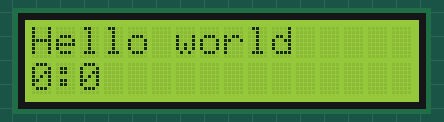
Simulated run of this sketch. Board: Arduino Uno, built with avr-gcc and run on an emulated ATmega328P. On the bench: 16×2 character LCD.

Above: at 0.1 s.
At 4.1 s:
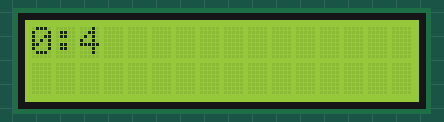
At 9.1 s:
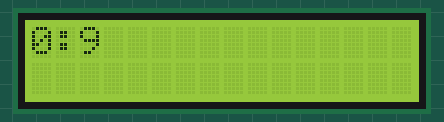
At 19.2 s:
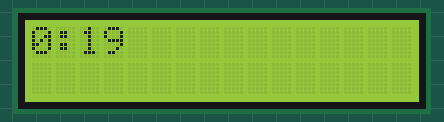
At 28.2 s:
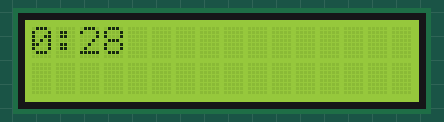
At 38.2 s:
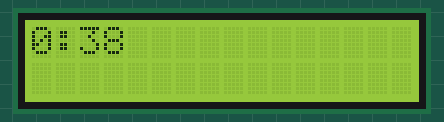

The sketch:

helloworld.ino
```cpp
#include <ISALiquidCrystal.h>
ISALiquidCrystal lcd;
int czas;
void setup() {

  // put your setup code here, to run once:
  lcd.begin();
  lcd.print("Hello world");
  lcd.setCursor(0,1);
  czas=0;
}

void loop() {
  // put your main code here, to run repeatedly:

  lcd.print(czas/60);
  lcd.print(":");
  lcd.print(czas % 60);
  delay(1000);
  lcd.clear();
  czas++;
}
```

Measured:
- what the display in image 1 shows lasts 1.0 s, from 4.1 s to 5.1 s
